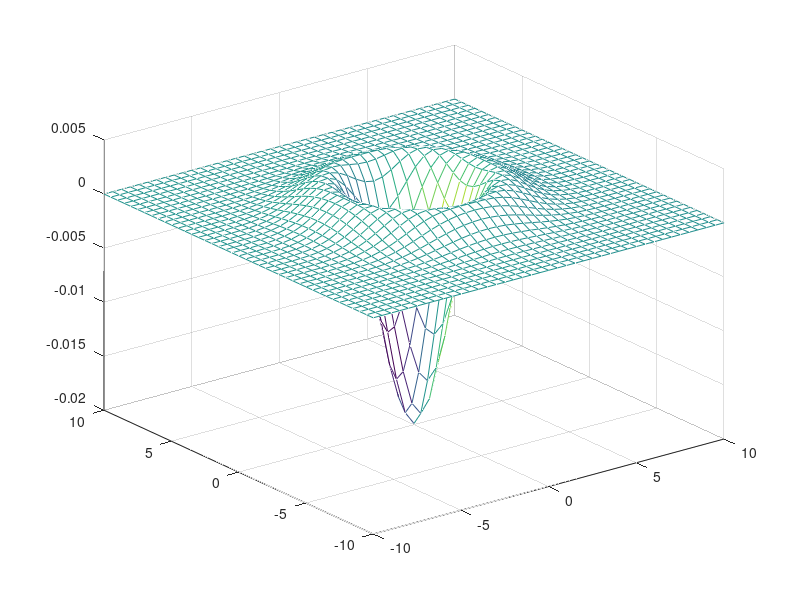

The MATLAB script that drew this image:
%part a
x = [-10:.5:10];
y = [-10:.5:10];
sigma = 2;
[xx, yy] = meshgrid(x,y);
z =((xx.^2+yy.^2-2*sigma.^2)/(2*pi*sigma.^6)).*exp(-(xx.^2+yy.^2)/(2*sigma.^2));
mesh(xx,yy,z,gradient(z));

%part b
